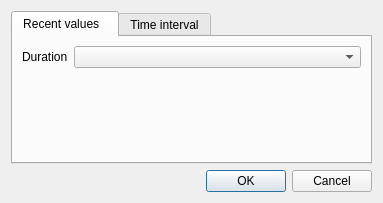
<?xml version="1.0" encoding="UTF-8"?>
<ui version="4.0">
 <class>shv::visu::widgets::DlgGetSinceUntil</class>
 <widget class="QDialog" name="shv::visu::widgets::DlgGetSinceUntil">
  <property name="geometry">
   <rect>
    <x>0</x>
    <y>0</y>
    <width>383</width>
    <height>203</height>
   </rect>
  </property>
  <property name="windowTitle">
   <string>Load history data</string>
  </property>
  <layout class="QVBoxLayout" name="verticalLayout">
   <item>
    <widget class="QTabWidget" name="tabWidget">
     <property name="currentIndex">
      <number>0</number>
     </property>
     <widget class="QWidget" name="tRecentValues">
      <attribute name="title">
       <string>Recent values  </string>
      </attribute>
      <layout class="QVBoxLayout" name="verticalLayout_2">
       <item>
        <layout class="QGridLayout" name="gridLayout_2">
         <item row="0" column="0">
          <widget class="QLabel" name="lblDuration_2">
           <property name="text">
            <string>Duration</string>
           </property>
          </widget>
         </item>
         <item row="0" column="1">
          <widget class="QComboBox" name="cbxRecentValuesDuration">
           <property name="sizePolicy">
            <sizepolicy hsizetype="Preferred" vsizetype="Fixed">
             <horstretch>1</horstretch>
             <verstretch>0</verstretch>
            </sizepolicy>
           </property>
           <property name="layoutDirection">
            <enum>Qt::LayoutDirection::LeftToRight</enum>
           </property>
           <property name="editable">
            <bool>false</bool>
           </property>
           <property name="currentText">
            <string/>
           </property>
          </widget>
         </item>
         <item row="1" column="1">
          <spacer name="verticalSpacer_2">
           <property name="orientation">
            <enum>Qt::Orientation::Vertical</enum>
           </property>
           <property name="sizeHint" stdset="0">
            <size>
             <width>20</width>
             <height>40</height>
            </size>
           </property>
          </spacer>
         </item>
        </layout>
       </item>
      </layout>
     </widget>
     <widget class="QWidget" name="tTimeInterval">
      <attribute name="title">
       <string>Time interval</string>
      </attribute>
      <layout class="QVBoxLayout" name="verticalLayout_3">
       <item>
        <layout class="QGridLayout" name="gridLayout">
         <item row="0" column="0">
          <widget class="QLabel" name="lblSince">
           <property name="sizePolicy">
            <sizepolicy hsizetype="Preferred" vsizetype="Preferred">
             <horstretch>0</horstretch>
             <verstretch>0</verstretch>
            </sizepolicy>
           </property>
           <property name="text">
            <string>Since</string>
           </property>
          </widget>
         </item>
         <item row="0" column="1">
          <widget class="shv::visu::widgets::SinceUntilDateTimeEdit" name="dteSince">
           <property name="sizePolicy">
            <sizepolicy hsizetype="Minimum" vsizetype="Fixed">
             <horstretch>1</horstretch>
             <verstretch>0</verstretch>
            </sizepolicy>
           </property>
           <property name="alignment">
            <set>Qt::AlignmentFlag::AlignLeading|Qt::AlignmentFlag::AlignLeft|Qt::AlignmentFlag::AlignVCenter</set>
           </property>
           <property name="dateTime">
            <datetime>
             <hour>0</hour>
             <minute>0</minute>
             <second>0</second>
             <year>1987</year>
             <month>1</month>
             <day>1</day>
            </datetime>
           </property>
           <property name="displayFormat">
            <string notr="true">yyyy-MM-dd hh:mm:ss</string>
           </property>
           <property name="calendarPopup">
            <bool>true</bool>
           </property>
          </widget>
         </item>
         <item row="1" column="1">
          <widget class="shv::visu::widgets::SinceUntilDateTimeEdit" name="dteUntil">
           <property name="sizePolicy">
            <sizepolicy hsizetype="Minimum" vsizetype="Fixed">
             <horstretch>1</horstretch>
             <verstretch>0</verstretch>
            </sizepolicy>
           </property>
           <property name="alignment">
            <set>Qt::AlignmentFlag::AlignLeading|Qt::AlignmentFlag::AlignLeft|Qt::AlignmentFlag::AlignVCenter</set>
           </property>
           <property name="date">
            <date>
             <year>1999</year>
             <month>12</month>
             <day>12</day>
            </date>
           </property>
           <property name="displayFormat">
            <string notr="true">yyyy-MM-dd hh:mm:ss</string>
           </property>
           <property name="calendarPopup">
            <bool>true</bool>
           </property>
          </widget>
         </item>
         <item row="1" column="2">
          <widget class="QPushButton" name="pbUntilAction">
           <property name="text">
            <string/>
           </property>
           <property name="icon">
            <iconset resource="../../images/images.qrc">
             <normaloff>:/shv/visu/images/calendar-clock.svg</normaloff>:/shv/visu/images/calendar-clock.svg</iconset>
           </property>
          </widget>
         </item>
         <item row="0" column="2">
          <widget class="QPushButton" name="pbSinceAction">
           <property name="text">
            <string/>
           </property>
           <property name="icon">
            <iconset resource="../../images/images.qrc">
             <normaloff>:/shv/visu/images/calendar-clock.svg</normaloff>:/shv/visu/images/calendar-clock.svg</iconset>
           </property>
          </widget>
         </item>
         <item row="1" column="0">
          <widget class="QLabel" name="lblUntil">
           <property name="text">
            <string>Until</string>
           </property>
          </widget>
         </item>
         <item row="2" column="0">
          <widget class="QLabel" name="lblTimezone">
           <property name="text">
            <string>Timezone</string>
           </property>
          </widget>
         </item>
         <item row="2" column="1">
          <widget class="shv::visu::widgets::TimeZoneComboBox" name="cbxTimeZone">
           <property name="sizePolicy">
            <sizepolicy hsizetype="Preferred" vsizetype="Fixed">
             <horstretch>1</horstretch>
             <verstretch>0</verstretch>
            </sizepolicy>
           </property>
           <property name="sizeAdjustPolicy">
            <enum>QComboBox::SizeAdjustPolicy::AdjustToMinimumContentsLengthWithIcon</enum>
           </property>
          </widget>
         </item>
        </layout>
       </item>
       <item>
        <spacer name="verticalSpacer">
         <property name="orientation">
          <enum>Qt::Orientation::Vertical</enum>
         </property>
         <property name="sizeHint" stdset="0">
          <size>
           <width>20</width>
           <height>0</height>
          </size>
         </property>
        </spacer>
       </item>
      </layout>
     </widget>
    </widget>
   </item>
   <item>
    <widget class="QDialogButtonBox" name="buttonBox">
     <property name="orientation">
      <enum>Qt::Orientation::Horizontal</enum>
     </property>
     <property name="standardButtons">
      <set>QDialogButtonBox::StandardButton::Cancel|QDialogButtonBox::StandardButton::Ok</set>
     </property>
    </widget>
   </item>
  </layout>
 </widget>
 <customwidgets>
  <customwidget>
   <class>shv::visu::widgets::TimeZoneComboBox</class>
   <extends>QComboBox</extends>
   <header>shv/visu/widgets/timezonecombobox.h</header>
  </customwidget>
  <customwidget>
   <class>shv::visu::widgets::SinceUntilDateTimeEdit</class>
   <extends>QDateTimeEdit</extends>
   <header>shv/visu/widgets/sinceuntildatetimeedit.h</header>
  </customwidget>
 </customwidgets>
 <resources>
  <include location="../../images/images.qrc"/>
 </resources>
 <connections>
  <connection>
   <sender>buttonBox</sender>
   <signal>accepted()</signal>
   <receiver>shv::visu::widgets::DlgGetSinceUntil</receiver>
   <slot>accept()</slot>
   <hints>
    <hint type="sourcelabel">
     <x>342</x>
     <y>195</y>
    </hint>
    <hint type="destinationlabel">
     <x>214</x>
     <y>152</y>
    </hint>
   </hints>
  </connection>
  <connection>
   <sender>buttonBox</sender>
   <signal>rejected()</signal>
   <receiver>shv::visu::widgets::DlgGetSinceUntil</receiver>
   <slot>reject()</slot>
   <hints>
    <hint type="sourcelabel">
     <x>342</x>
     <y>195</y>
    </hint>
    <hint type="destinationlabel">
     <x>96</x>
     <y>146</y>
    </hint>
   </hints>
  </connection>
 </connections>
</ui>
